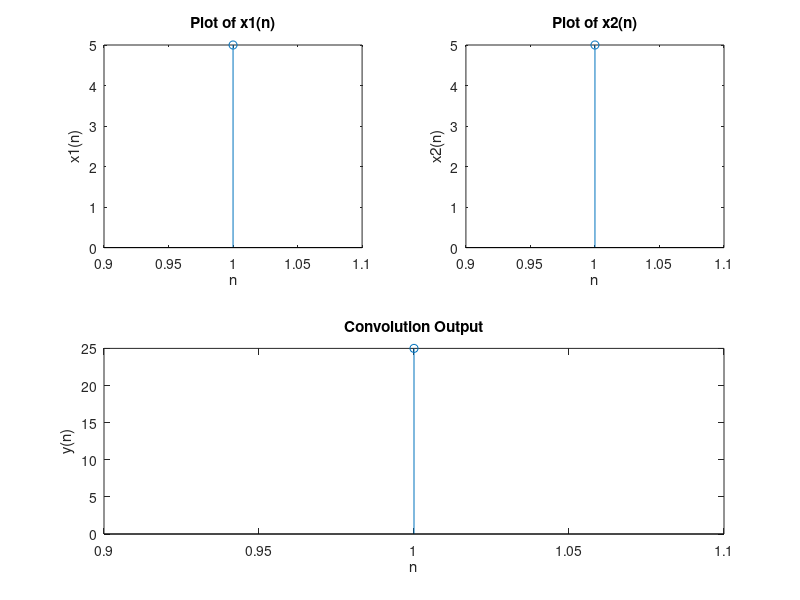

Write the MATLAB code that produced this figure.
clc;
clear;
close all;

x1 = input("Enter the first sequence x1(n) = ");
x2 = input("Enter the second sequence x2(n) = ");

y = conv(x1, x2);

disp("Linear convolution of x1 and x2 is = ");
disp(y);

% Plot
subplot(2,2,1);
stem(x1);
xlabel('n');
ylabel('x1(n)');
title('Plot of x1(n)');

subplot(2,2,2);
stem(x2);
xlabel('n');
ylabel('x2(n)');
title('Plot of x2(n)');

subplot(2,1,2);
stem(y);
xlabel('n');
ylabel('y(n)');
title('Convolution Output');
